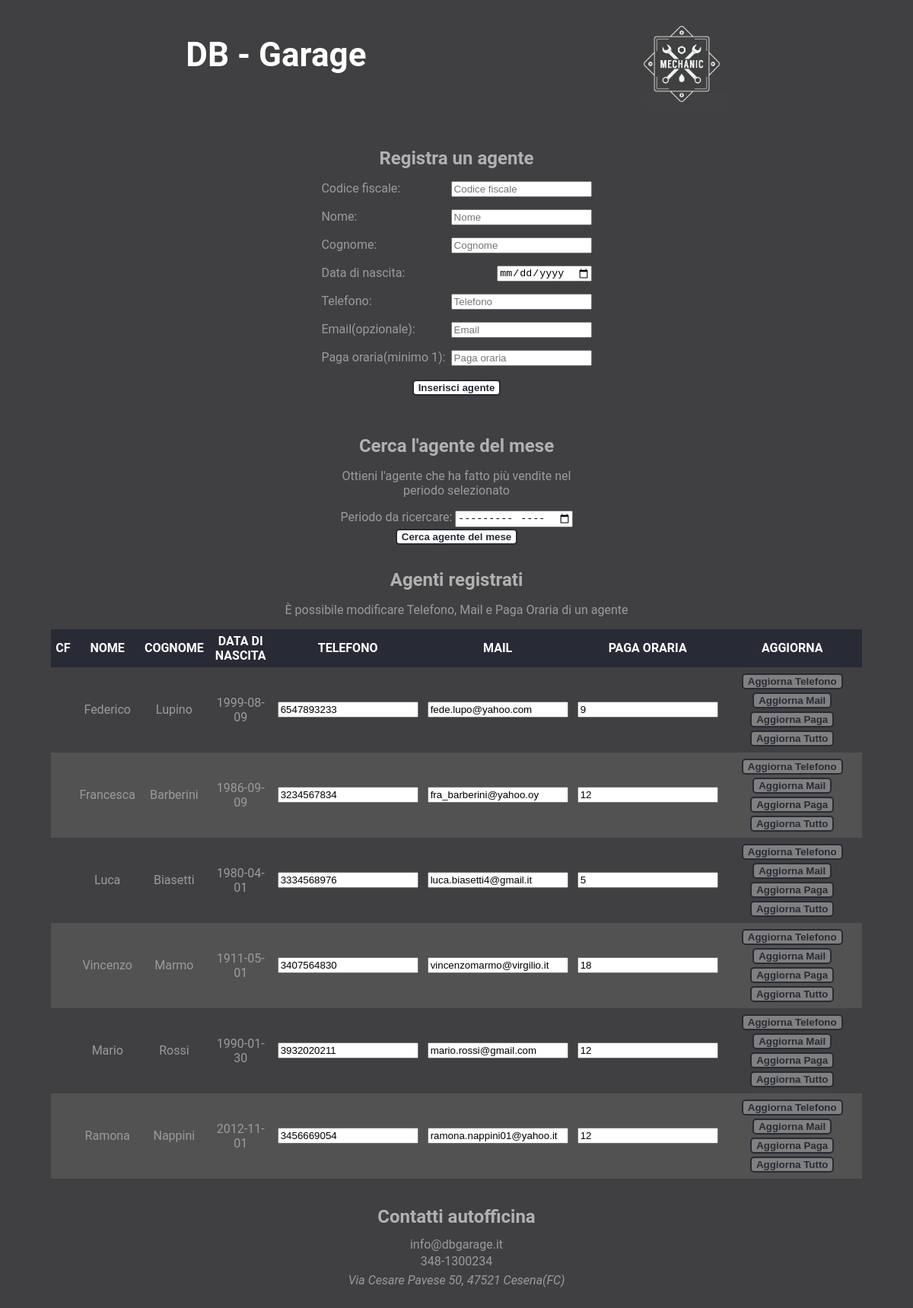
Screenshot of /app-web/gestione_agenti.php with the database file from the repository.
### tables this page shows
CREATE TABLE `agente` (
  `CF_agente` char(16) NOT NULL,
  `nome` char(20) NOT NULL,
  `cognome` char(20) NOT NULL,
  `data_nascita` date NOT NULL,
  `telefono` char(10) NOT NULL,
  `email` varchar(30) DEFAULT NULL,
  `paga_oraria` int(11) NOT NULL
);

### app-web/gestione_agenti.php (called while the page is built, shortened)
<?php
    require_once 'require.php';
    $SetParameters["titolo"] = "Gestione agenti";
    $SetParameters["file"] = "nuovo_agente.php";
	array_push($SetParameters["scripts"], "./js/script.js");
	$SetParameters["agenti"] = $db->getAllAgents();
    require("template/base.php");
?>

### app-web/require.php (called while the page is built, shortened)
<?php
require_once("databasegarage.php");
$db = new DatabaseHelper("127.0.0.1", "root", "", "officina", 3306);
$SetParameters["scripts"] = array();
?>

### app-web/databasegarage.php (called while the page is built, shortened)
<?php
class DatabaseHelper {
	private $db;
	public function __construct($servername, $username, $password, $dbname, $port) {
		$this->db = new mysqli($servername, $username, $password, $dbname, $port);
	}
    public function getAllAgents(){
        $statement = $this->db->prepare("SELECT * FROM AGENTE");
		$statement->execute();
		$result = $statement->get_result();
		return $result->fetch_all(MYSQLI_ASSOC);
    }
}
?>

### app-web/template/nuovo_agente.php (the view)
<section>
	<h2>Registra un agente</h2>
	<form action="#" method="POST">
		<ul>
			<li>
				<label for="agenteCF"> Codice fiscale: </label>
				<input type="text" name="agenteCF" placeholder="Codice fiscale" maxlength="16" required>
			</li>
			<li>
				<label for="agenteNome"> Nome: </label>
				<input type="text" name="agenteNome" placeholder="Nome" maxlength="20" required>
			</li>
			<li>
				<label for="agenteCognome"> Cognome: </label>
				<input type="text" name="agenteCognome" placeholder="Cognome" maxlength="20" required>
			</li>
			<li>
				<label for="agenteDataNascita"> Data di nascita: </label>
				<input type="date" name="agenteDataNascita" required>
			</li>
			<li>
				<label for="agenteTelefono"> Telefono: </label>
				<input type="tel" pattern="[0-9]{10}" maxlength="10" name="agenteTelefono" placeholder="Telefono" required>
			</li>
			<li>
				<label for="agenteMail"> Email(opzionale): </label>
				<input type="email" name="agenteMail" placeholder="Email" maxlength="80">
			</li>
			<li>
				<label for="agentePaga"> Paga oraria(minimo 1): </label>
				<input type="number" min="1" name="agentePaga" placeholder="Paga oraria" required>
			</li>
		</ul>
		<input type="submit" name="inserisciAgente"  value="Inserisci agente">
	</form>
</section>
<section>
	<h2>Cerca l'agente del mese</h2>
	<?php if(isset($agenteDelMese)):?>
		<table class="singola">
			<thead>
				<tr>
					<th>L'agente che ha fatto più vendite in <?php echo monthName($mese)." ".$anno." è ";?></th>
				</tr>
			</thead>
			<tbody>
				<tr>
					<td>
					<?php echo $agenteDelMese["nome"]." ".$agenteDelMese["cognome"]." (".$agenteDelMese["codice_fiscale"].")"?>
					</td>
				</tr>
			</tbody>
		</table>
	<p>
		<br>
	</p>
	<?php else:?>
	<p>Ottieni l'agente che ha fatto più vendite nel periodo selezionato</p>
	<form action="#" method="POST">
		<label for="periodo"> Periodo da ricercare: </label>
		<input type="month" name="periodo" required>
		<input type="submit" name="ricercaAgente"  value="Cerca agente del mese">
	</form>
	<?php endif;?>
</section>
<section class="tabelle">
	<h2>Agenti registrati</h2>
	<p>È possibile modificare Telefono, Mail e Paga Oraria di un agente</p>
	<table>
		<thead>
			<tr>
				<th>CF</th><th>NOME</th><th>COGNOME</th><th>DATA DI NASCITA</th><th>TELEFONO</th><th>MAIL</th><th>PAGA ORARIA</th><th>AGGIORNA</th>
			</tr>
		</thead>
		<tbody>
			<?php foreach($SetParameters["agenti"] as $agente) :?>
			<form action="#" method="POST">
				<tr>
					<td><input type="hidden" id='<?php echo $agente["codice_fiscale"];?>' name="agenteCF" value=<?php echo $agente["codice_fiscale"]; ?>> <?php echo $agente["codice_fiscale"]?></td>
					<td><input type="hidden" id='<?php echo $agente["codice_fiscale"];?>' name="agenteNome" value=<?php echo $agente["nome"]; ?>> <?php echo $agente["nome"]?></td>
					<td><input type="hidden" id='<?php echo $agente["codice_fiscale"];?>' name="agenteCognome" value=<?php echo $agente["cognome"]; ?>> <?php echo $agente["cognome"]?></td>
					<td><input type="hidden" id='<?php echo $agente["codice_fiscale"];?>' name="agenteDataNascita" value=<?php echo $agente["data_nascita"]; ?>> <?php echo $agente["data_nascita"]?></td>
					<td><input type="tel" id='<?php echo $agente["codice_fiscale"];?>' pattern="[0-9]{10}" maxlength="10" name="agenteTelefono" placeholder="Inserisci Telefono" value=<?php echo $agente["telefono"]?> required></td>
					<td><input type="email" id='<?php echo $agente["codice_fiscale"];?>' maxlength="80" name="agenteMail" placeholder="Inserisci email" value=<?php echo $agente["email"]?>></td>
					<td><input type="number" id='<?php echo $agente["codice_fiscale"];?>' min="1" name="agentePaga" placeholder="Inserisci paga oraria" value=<?php echo $agente["paga_oraria"]?> required></td>
					<td>
						<input disabled type="submit" id='<?php echo $agente["codice_fiscale"];?>' name="aggiornaTelefono" value="Aggiorna Telefono">
						<input disabled type="submit" id='<?php echo $agente["codice_fiscale"];?>' name="aggiornaMail" value="Aggiorna Mail">
						<input disabled type="submit" id='<?php echo $agente["codice_fiscale"];?>' name="aggiornaPaga" value="Aggiorna Paga">
						<input disabled type="submit" id='<?php echo $agente["codice_fiscale"];?>' name="aggiornaTutto" value="Aggiorna Tutto">
					</td>
				</tr>
			</form>
			<?php endforeach; ?>
		</tbody>
	</table>
</section>

### app-web/template/base.php (shortened to what this page needs)
<!DOCTYPE html>
<html lang="it">
	<head>
        <link href="css/style.css" rel="stylesheet" type="text/css"/>
	</head>
	<body>
		<header>
			<ul>
				<li>
					<h1><a href="index.php">DB - Garage</a></h1>
				</li>
				<li>
					<img src="./upload/mechanic_logo.png" alt="logo" />
				</li>
			</ul>
		</header>
		<main>
		<?php
		if(isset($SetParameters["file"])){
                require($SetParameters["file"]);
            }
        ?>
		</main>
		<footer>
				<ul id="contacts">
					<li>
						<h2>Contatti autofficina</h2>
					</li>
					<li>
						<p>info@dbgarage.it</p>
						<p>348-1300234</p>
					</li>
					<li>
						<address>Via Cesare Pavese 50, 47521 Cesena(FC)</address>
					</li>
				</ul>
		</footer>
	</body>
</html>

### app-web/css/style.css (style rules this page uses)
body { text-align: center; display: flex; flex-direction: column; align-items: center; background-color: rgb(64,64,66); }
footer > ul { width: 90%; flex-direction: column; }
h2 { margin: 10px 0; color: rgb(177,177,177); }
footer p, footer address { margin: 3px 0; }
ul { padding: 0; list-style-type: none; display: flex; justify-content: space-around; }
main { display: flex; justify-content: space-around; flex-wrap: wrap; gap: 5%; width: 100%; }
footer { display: flex; justify-content: space-around; width: 100%; }
form ul { display: flex; flex-direction: column; gap: 2vh; }
form > ul *:not(legend, ul) { float: right; }
a { text-decoration: none; }
form > ul > li label, form fieldset > ul > li > label { float: left; }
table, .l100 { border-spacing: 0; width: 100%; margin: 10px 0; }
td, th { padding: 0.5vw; text-align: center; }
thead tr, caption { background-color: #282A35; color: white; }
tr.noform:nth-child(even), tr:nth-child(4n) { background-color: #7272725c; }
section { margin: 20px 25%; width: 30%; }
section.tabelle { margin: 0px 5%; width: 90%; }
input[type="submit"], button:hover { margin: 2px; background-color: white; color: #282A35; border-radius: 5px; font-weight: 600; border: 2px solid #282A35; font-family: sans-serif; }
input[type="submit"]:disabled { background-color: grey; }
h1 { font-family: monospace; font-size: xxx-large; }
body { font-family: 'Roboto', 'Gill Sans MT', Calibri, 'Trebuchet MS', sans-serif; color: rgb(155,155,155); }
ul#contacts { height: 100%; justify-content: space-evenly; }
header { display: flex; justify-content: space-around; width: 100%; }
header img { height: 10vw; }
header h1 a { color : white; font: normal bold 44px/1 "Roboto", sans-serif; }
header > ul { width: 90%; }

### rows the page displays
agente: nome "Federico", cognome "Lupino", data_nascita "1999-08-09", agenteTelefono "6547893233", agenteMail "fede.lupo@yahoo.com", agentePaga "9"
agente: nome "Francesca", cognome "Barberini", data_nascita "1986-09-09", agenteTelefono "3234567834", agenteMail "fra_barberini@yahoo.oy", agentePaga "12"
agente: nome "Luca", cognome "Biasetti", data_nascita "1980-04-01", agenteTelefono "3334568976", agenteMail "luca.biasetti4@gmail.it", agentePaga "5"
agente: nome "Vincenzo", cognome "Marmo", data_nascita "1911-05-01", agenteTelefono "3407564830", agenteMail "vincenzomarmo@virgilio.it", agentePaga "18"
agente: nome "Mario", cognome "Rossi", data_nascita "1990-01-30", agenteTelefono "3932020211", agenteMail "mario.rossi@gmail.com", agentePaga "12"
agente: nome "Ramona", cognome "Nappini", data_nascita "2012-11-01", agenteTelefono "3456669054", agenteMail "ramona.nappini01@yahoo.it", agentePaga "12"
